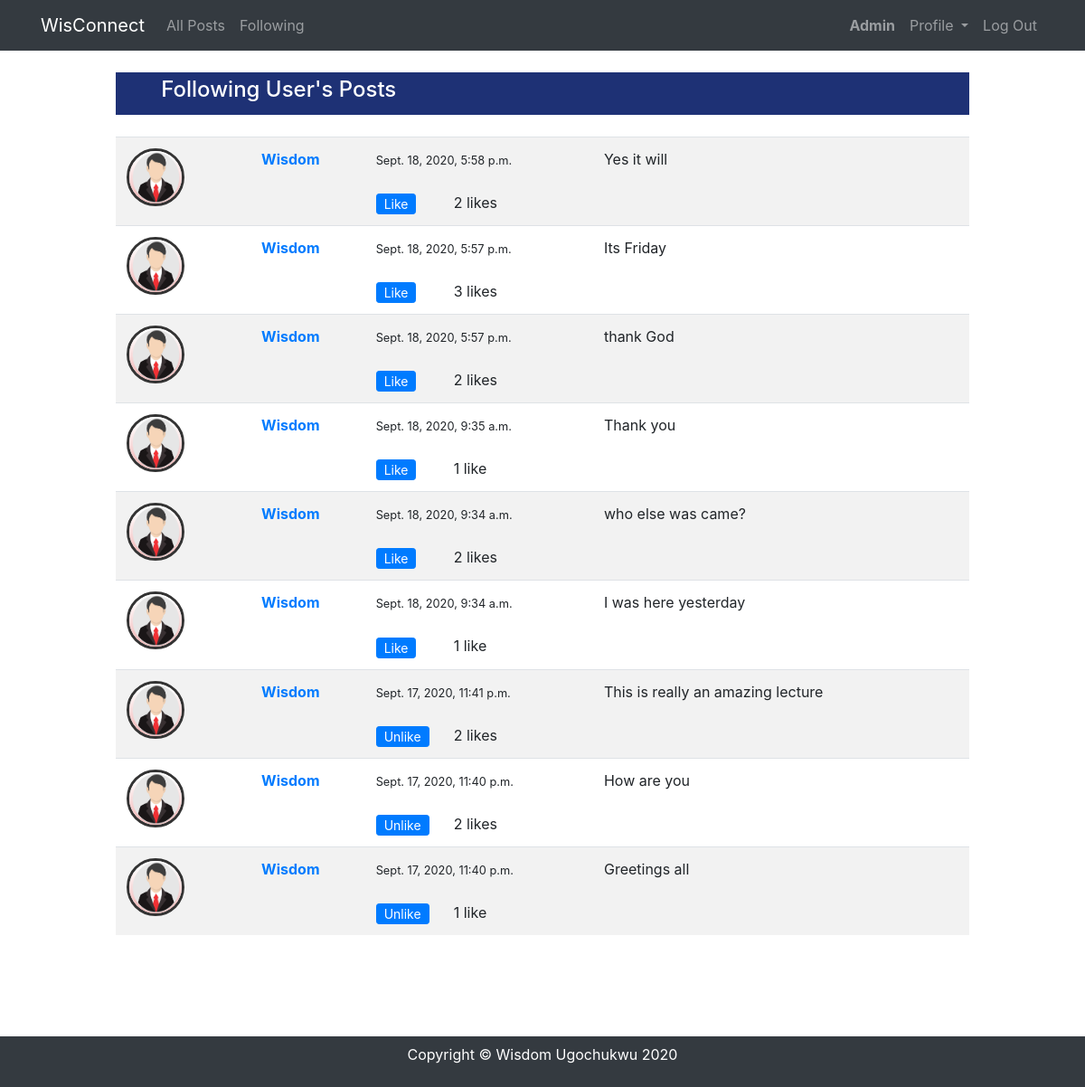
The page /users/following/ (signed in) on the database its author committed.
### network/models.py (models this page shows, shortened)
class Post(models.Model):
   poster = models.ForeignKey(User, on_delete=models.CASCADE)
   body = models.TextField(blank=True, null=True)
   post_date = models.DateTimeField(auto_now_add=True)
   liked = models.ManyToManyField(User, related_name='like_post', blank = True)
   class Meta:
      ordering = ['-post_date']
   def num_likes(self):
      return self.liked.all().count()

### network/views.py (the view)
# urls.py: path("users/following/", views.users_following, name="users-following"),
def users_following(request):
   current_user = request.user
   users_followed = UserProfile.objects.filter(following=current_user.id)
   n_users_followed = users_followed.count()
   followed_users = users_followed.values_list('user_id', flat=True).order_by('id')
   posts = Post.objects.filter(poster__in=followed_users)
   page = request.GET.get('page', 1)
   paginator = Paginator(posts, 10)
   try:
      posts = paginator.page(page)
   except PageNotAnInteger:
      posts = paginator.page(1)
   except EmptyPage:
      posts = paginator.page(paginator.num_pages)
   context = {"posts":posts}
   return render(request, "network/following.html", context)

### network/templates/network/following.html (shortened to what this page needs)
{% extends "network/layout.html" %}
{% load static %}
{% block body %}
<div style="width: 85%; margin: auto;">
   <div class="main_title">
      <h4>Following User's Posts</h4>
   </div>
   <br>
   <table id="postTable" class="table table-striped">
      {% if posts %}
      {% for post in posts %}
      <tr id="post-{{post.id}}">
         <td>
            {% if post.poster.userprofile.profile_pic %}
            <img src="{{ post.poster.userprofile.profile_pic.url }}" class="rounded-circle align-self-start mr-3 b-1"
               alt="" width="64" height="64" style="border:3px solid #333;"><br>
            {% else %}
            {% if post.poster.userprofile.gender == 'Female' %}
            <img src="{% static 'network/profile/female.png' %}" class="rounded-circle align-self-start mr-3 b-1"
               alt="Pic" width="64" height="64" style="border:3px solid #333;"><br>
            {% else %}
            <img src="{% static 'network/profile/male.png' %}" class="rounded-circle align-self-start mr-3 b-1"
               alt="Pic" width="64" height="64" style="border:3px solid #333;"><br>
            {% endif %}
            {% endif %}
         </td>
         <td class="userName " name="poster">
            <strong><a href="{% url 'show_profile' post.poster.id %}" class="m-0">{{post.poster.username}}</a> </strong>
            <br>
         </td>
         <td>
            <small> {{ post.post_date }} </small><br><br>
            <div class="row">
               {% if user.is_authenticated %}
               <div class="col-4">
                  <form action="{% url 'like-post-view' %}" method="POST" class='like-form' id='{{post.id}}'>
                     <button type="submit" class="ui btn btn-primary btn-sm pt-0 pb-0 like-btn{{post.id}}">
                        {% if user not in post.liked.all %}
                        Like
                        {% else %}
                        Unlike
                        {% endif %}
                     </button>
                  </form>
               </div>
               {% endif %}
               <div class="col-8">
                  <div class="row">
                     <div class="col">
                        <span class="like-count{{post.id}}"> {{post.num_likes}} </span>
                        like{{post.num_likes|pluralize}}
                     </div>
                  </div>
               </div>
            </div>
         </td>
         <td class="userBody userData" name="body" colspan="3">
            {{ post.body }}
         </td>
         <td>
         </td>
      </tr>
      {% endfor %}
      {% else %}
      No Posts Yet
      {% endif %}
   </table>
   <br><br>
<br><br>
</div>
{% endblock %}

### network/templates/network/layout.html (shortened to what this page needs)
{% load static %}
<!DOCTYPE html>
<html lang="en">
    <head>
        <link rel="stylesheet" href="https://stackpath.bootstrapcdn.com/bootstrap/4.4.1/css/bootstrap.min.css">
        <link href="{% static 'network/styles.css' %}" rel="stylesheet">
      </head>
    <body>
        <nav class="navbar navbar-expand-lg navbar-dark bg-dark">
          <div class="container">
            <a class="navbar-brand" href="{% url 'index' %}">WisConnect</a>
            <div class="collapse navbar-collapse" id="navbarSupportedContent">
              <ul class="navbar-nav mr-auto">
                  <li class="nav-item">
                    <a class="nav-link" href="{% url 'index' %}">All Posts</a>
                  </li>
                {% if user.is_authenticated %}
                    <li class="nav-item border_line">
                      <a class="nav-link" href="{% url 'users-following' %}">Following</a>
                    </li>
                {% endif %}
              </ul>
              <ul class="navbar-nav">
                {% if user.is_authenticated %}
                  <li class="nav-item border_line">
                   <a class="nav-link" href="#"><strong>{{ user.username }}</strong></a>
                  </li>
                  {% if user.userprofile %}
                  <li class="nav-item dropdown">
                     <a class="nav-link dropdown-toggle" href="#" id="navbarDropdown" role="button" data-toggle="dropdown" aria-haspopup="true" aria-expanded="false">
                        Profile
                     </a>
                  </li>
                  {% endif %}
                  <li class="nav-item">
                      <a class="nav-link" href="{% url 'logout' %}">Log Out</a>
                  </li>
               {% endif %}
              </ul>
            </div>
          </div>
        </nav>
        <br>
        <div class="container">
            {% block body %}
            {% endblock %}
        </div>
        <footer class="navbar bg-dark" style="color: #fff; display: flex; justify-content: center;">
            <p>Copyright &copy; Wisdom Ugochukwu 2020</p>
        </footer>
    </body>
</html>

### network/static/network/styles.css (style rules this page uses)
.main_title { background-color: #1e3175; color: #fff; padding: 5px 50px; }

### rows shown on the page
Post: poster.username "Wisdom", post_date "Sept. 18, 2020, 5:58 p.m.", shows "Like", num_likes "2", body "Yes it will"
Post: poster.username "Wisdom", post_date "Sept. 18, 2020, 5:57 p.m.", shows "Like", num_likes "3", body "Its Friday"
Post: poster.username "Wisdom", post_date "Sept. 18, 2020, 5:57 p.m.", shows "Like", num_likes "2", body "thank God"
Post: poster.username "Wisdom", post_date "Sept. 18, 2020, 9:35 a.m.", shows "Like", num_likes "1", body "Thank you"
Post: poster.username "Wisdom", post_date "Sept. 18, 2020, 9:34 a.m.", shows "Like", num_likes "2", body "who else was came?"
Post: poster.username "Wisdom", post_date "Sept. 18, 2020, 9:34 a.m.", shows "Like", num_likes "1", body "I was here yesterday"
Post: poster.username "Wisdom", post_date "Sept. 17, 2020, 11:41 p.m.", shows "Unlike", num_likes "2", body "This is really an amazing lecture"
Post: poster.username "Wisdom", post_date "Sept. 17, 2020, 11:40 p.m.", shows "Unlike", num_likes "2", body "How are you"
Post: poster.username "Wisdom", post_date "Sept. 17, 2020, 11:40 p.m.", shows "Unlike", num_likes "1", body "Greetings all"

### other values the page prints
{{ user.username }} "Admin"
